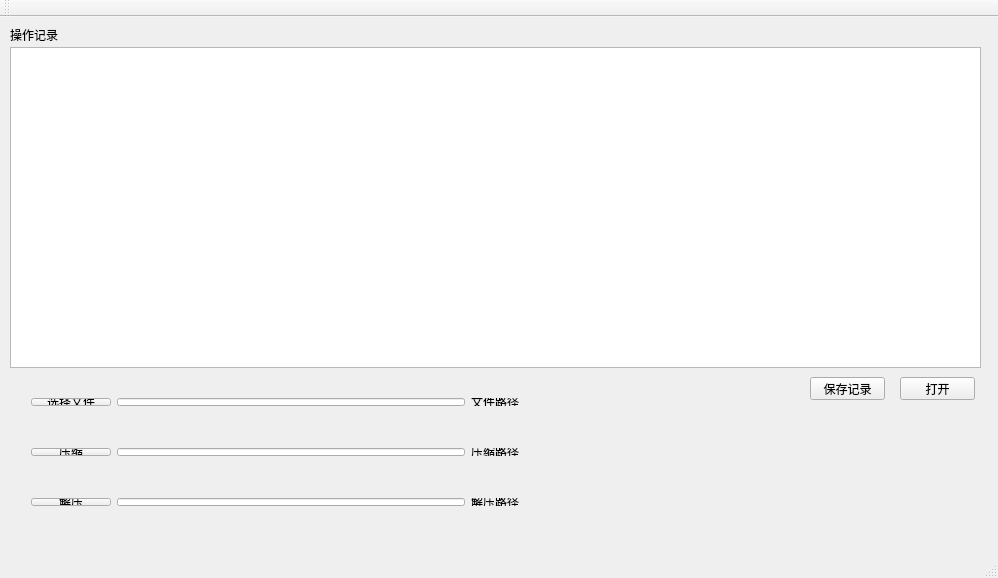
<?xml version="1.0" encoding="UTF-8"?>
<ui version="4.0">
 <class>MainWindow</class>
 <widget class="QMainWindow" name="MainWindow">
  <property name="geometry">
   <rect>
    <x>0</x>
    <y>0</y>
    <width>998</width>
    <height>578</height>
   </rect>
  </property>
  <property name="windowTitle">
   <string>MainWindow</string>
  </property>
  <widget class="QWidget" name="centralWidget">
   <widget class="QTextEdit" name="textEdit">
    <property name="geometry">
     <rect>
      <x>10</x>
      <y>30</y>
      <width>971</width>
      <height>321</height>
     </rect>
    </property>
   </widget>
   <widget class="QLabel" name="label_4">
    <property name="geometry">
     <rect>
      <x>10</x>
      <y>10</y>
      <width>101</width>
      <height>16</height>
     </rect>
    </property>
    <property name="text">
     <string>操作记录</string>
    </property>
   </widget>
   <widget class="QWidget" name="layoutWidget">
    <property name="geometry">
     <rect>
      <x>20</x>
      <y>420</y>
      <width>511</width>
      <height>30</height>
     </rect>
    </property>
    <layout class="QHBoxLayout" name="horizontalLayout">
     <item>
      <widget class="QPushButton" name="BT_Compress">
       <property name="text">
        <string>压缩</string>
       </property>
      </widget>
     </item>
     <item>
      <widget class="QLineEdit" name="ED_CmpName"/>
     </item>
     <item>
      <widget class="QLabel" name="label">
       <property name="text">
        <string>压缩路径</string>
       </property>
      </widget>
     </item>
    </layout>
   </widget>
   <widget class="QWidget" name="layoutWidget">
    <property name="geometry">
     <rect>
      <x>20</x>
      <y>470</y>
      <width>511</width>
      <height>30</height>
     </rect>
    </property>
    <layout class="QHBoxLayout" name="horizontalLayout_2">
     <item>
      <widget class="QPushButton" name="BT_UnCompress">
       <property name="text">
        <string>解压</string>
       </property>
      </widget>
     </item>
     <item>
      <widget class="QLineEdit" name="lineEdit_2"/>
     </item>
     <item>
      <widget class="QLabel" name="label_2">
       <property name="text">
        <string>解压路径</string>
       </property>
      </widget>
     </item>
    </layout>
   </widget>
   <widget class="QWidget" name="layoutWidget">
    <property name="geometry">
     <rect>
      <x>20</x>
      <y>370</y>
      <width>511</width>
      <height>30</height>
     </rect>
    </property>
    <layout class="QHBoxLayout" name="horizontalLayout_3">
     <item>
      <widget class="QPushButton" name="BT_Select">
       <property name="text">
        <string>选择文件</string>
       </property>
      </widget>
     </item>
     <item>
      <widget class="QLineEdit" name="lineEdit"/>
     </item>
     <item>
      <widget class="QLabel" name="label_3">
       <property name="text">
        <string>文件路径</string>
       </property>
      </widget>
     </item>
    </layout>
   </widget>
   <widget class="QPushButton" name="pushButton">
    <property name="geometry">
     <rect>
      <x>810</x>
      <y>360</y>
      <width>75</width>
      <height>23</height>
     </rect>
    </property>
    <property name="text">
     <string>保存记录</string>
    </property>
   </widget>
   <widget class="QPushButton" name="pushButton_2">
    <property name="geometry">
     <rect>
      <x>900</x>
      <y>360</y>
      <width>75</width>
      <height>23</height>
     </rect>
    </property>
    <property name="text">
     <string>打开</string>
    </property>
   </widget>
  </widget>
  <widget class="QMenuBar" name="menuBar">
   <property name="geometry">
    <rect>
     <x>0</x>
     <y>0</y>
     <width>998</width>
     <height>20</height>
    </rect>
   </property>
  </widget>
  <widget class="QToolBar" name="mainToolBar">
   <attribute name="toolBarArea">
    <enum>TopToolBarArea</enum>
   </attribute>
   <attribute name="toolBarBreak">
    <bool>false</bool>
   </attribute>
  </widget>
  <widget class="QStatusBar" name="statusBar"/>
 </widget>
 <layoutdefault spacing="6" margin="11"/>
 <resources/>
 <connections/>
</ui>
